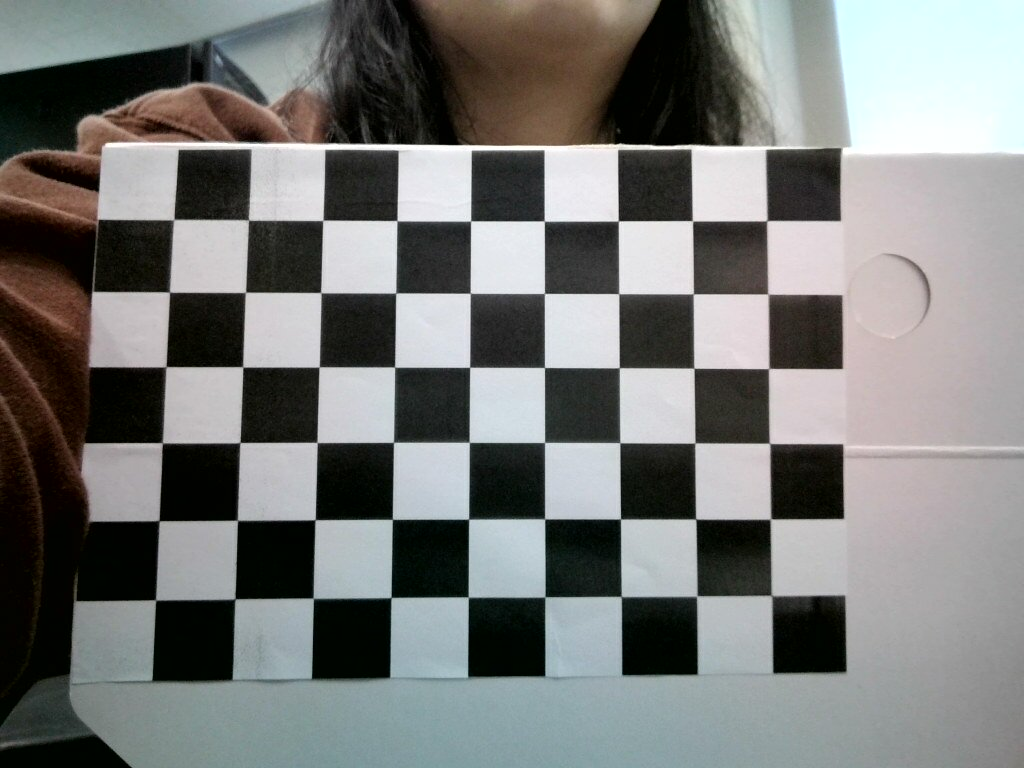
#> input picture checkerboard/2025-02-11-162300.jpg, 1024 x 768 px; its folder holds 4 pictures in this run
$ python cam_cali.py
#> lines starting #> are read from the running program, lines starting #| are printed output that depends on the picture; after the words box and inside, x2 and y2 are one past the last pixel; in counts of white or black regions, pixels touching at a corner belong together
import cv2
import numpy as np
import os
import glob
# 체커보드의 차원 정의
CHECKERBOARD = (6,9) # 체커보드 행과 열당 내부 코너 수
criteria = (cv2.TERM_CRITERIA_EPS + cv2.TERM_CRITERIA_MAX_ITER, 30, 0.001)
# 각 체커보드 이미지에 대한 3D 점 벡터를 저장할 벡터 생성
objpoints = []
# 각 체커보드 이미지에 대한 2D 점 벡터를 저장할 벡터 생성
imgpoints = []
# 3D 점의 세계 좌표 정의
objp = np.zeros((1, CHECKERBOARD[0] * CHECKERBOARD[1], 3), np.float32)
objp[0,:,:2] = np.mgrid[0:CHECKERBOARD[0], 0:CHECKERBOARD[1]].T.reshape(-1, 2)
prev_img_shape = None
# 주어진 디렉터리에 저장된 개별 이미지의 경로 추출
images = glob.glob('./checkerboard/*.jpg')
for fname in images:
    img = cv2.imread(fname)
#> img is the input picture: shape (768, 1024, 3); mean B, G, R 119.3, 121, 119.6
    # 그레이 스케일로 변환
    gray = cv2.cvtColor(img,cv2.COLOR_BGR2GRAY)
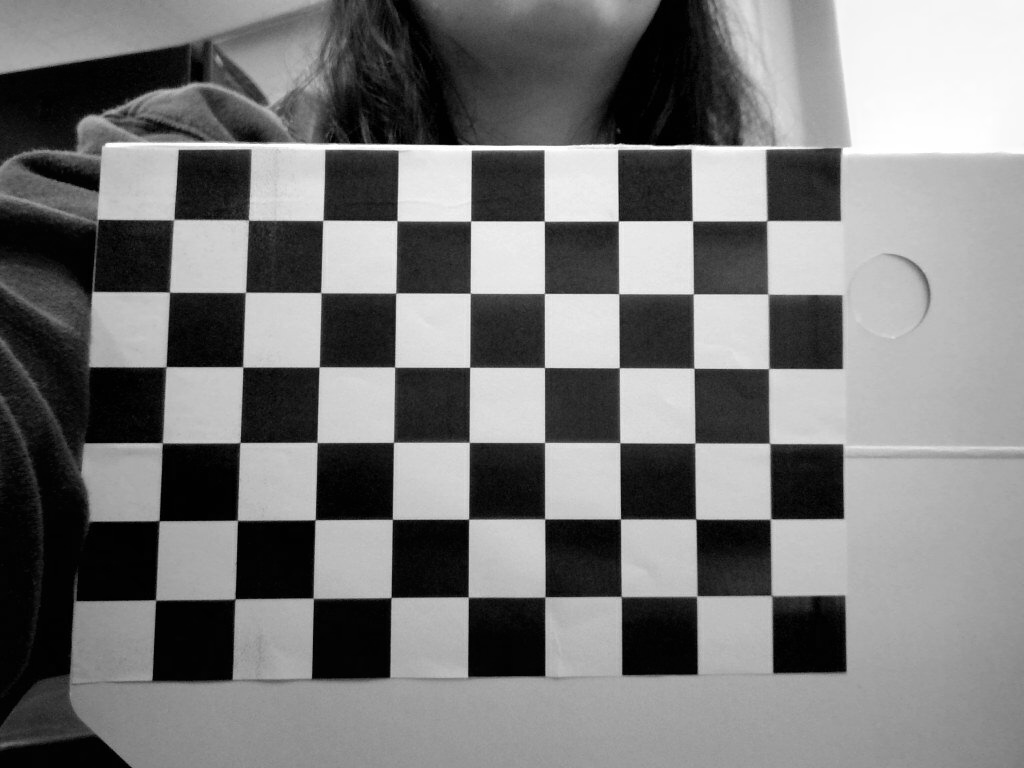
#> gray: shape (768, 1024); min 0, max 255, mean 120.4
    # 체커보드 코너 찾기
    # 이미지에서 원하는 개수의 코너가 발견되면 ret = true
    ret, corners = cv2.findChessboardCorners(gray,
                                             CHECKERBOARD,
                                             cv2.CALIB_CB_ADAPTIVE_THRESH + cv2.CALIB_CB_FAST_CHECK + cv2.CALIB_CB_NORMALIZE_IMAGE)
#> ret = False; corners = None
    # 원하는 개수의 코너가 감지되면,
    # 픽셀 좌표 미세조정 -> 체커보드 이미지 표시
    if ret == True:
        objpoints.append(objp)
        # 주어진 2D 점에 대한 픽셀 좌표 미세조정
        corners2 = cv2.cornerSubPix(gray, corners, (11,11),(-1,-1), criteria)
        imgpoints.append(corners2)
        # 코너 그리기 및 표시
        img = cv2.drawChessboardCorners(img, CHECKERBOARD, corners2, ret)
    cv2.imshow('img',img)
    cv2.waitKey(0)
#> pass 2 of the loop `for fname in images:`:
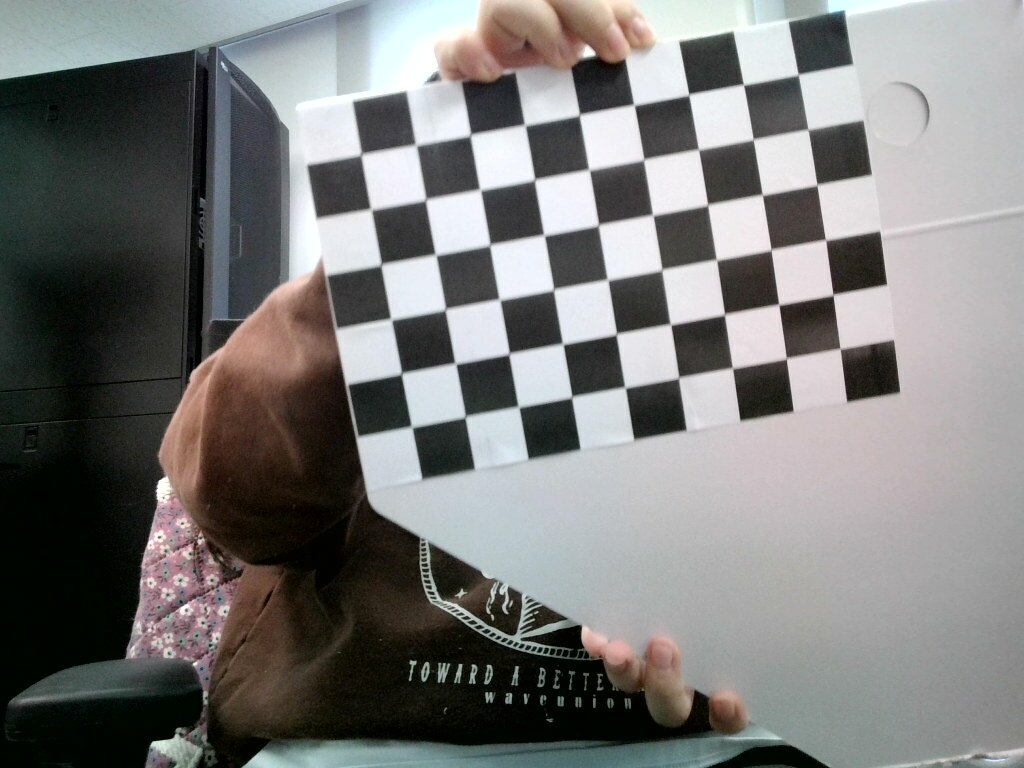
#> input picture checkerboard/2025-02-11-162336.jpg, 1024 x 768 px
#> img is the input picture: shape (768, 1024, 3); mean B, G, R 120.2, 121.4, 121.6
#> `gray = cv2.cvtColor(img,cv2.COLOR_BGR2GRAY)`:
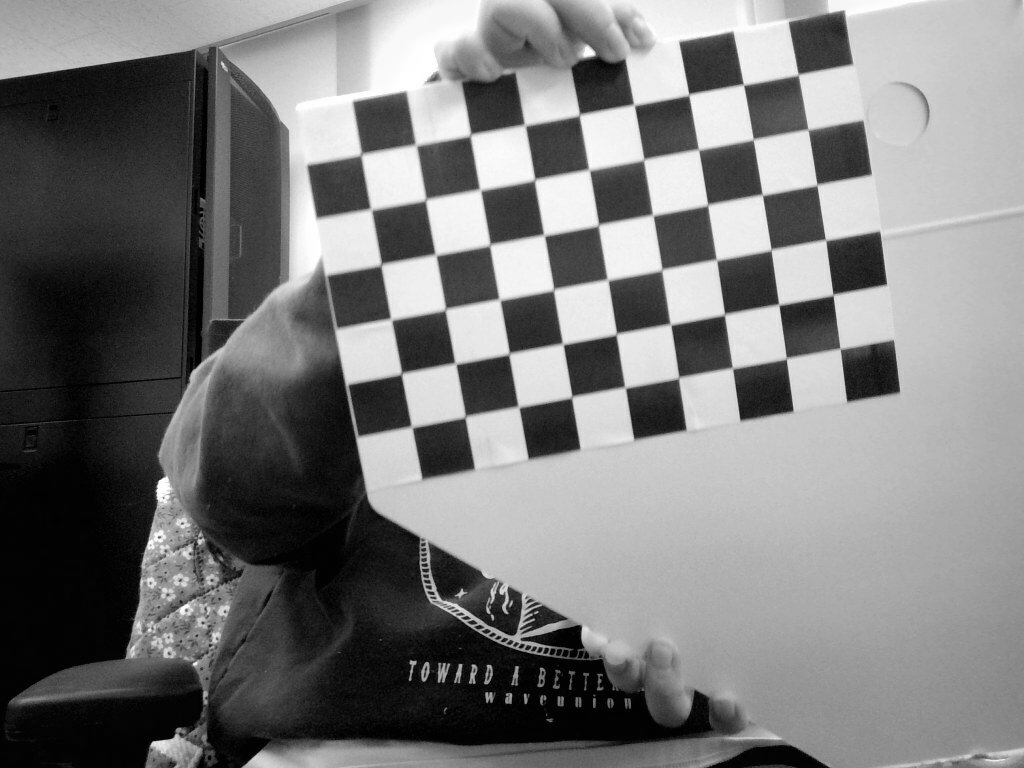
#> gray: shape (768, 1024); min 0, max 255, mean 121.3
#> ret = True; corners = 54 rows, first 8: [798.5, 73.86], [807.9, 129.2], [816.8, 185], [825.5, 239.7], [833.1, 294.7], [840, 348.5], [743.6, 84.86], [753.3, 139.4]
#> corners2 = 54 rows, first 8: [798.2, 74.58], [808.1, 129.6], [817, 184.8], [825.7, 239.9], [833, 294.8], [840.2, 348.7], [743.4, 84.55], [753.2, 139.4]
#> `img = cv2.drawChessboardCorners(img, CHECKERBOARD, corners2, ret)`:
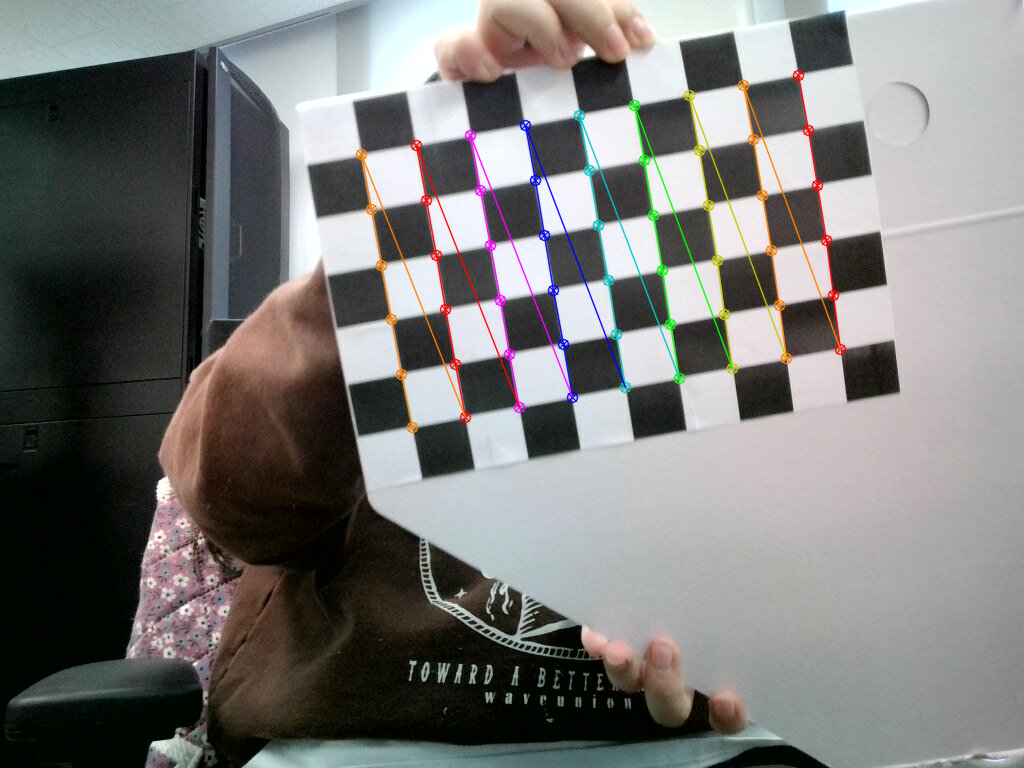
#> img: shape (768, 1024, 3); 2.31% of pixels changed, all inside (x1, y1, x2, y2) = (355, 69, 847, 434)
#> pass 3 of the loop `for fname in images:`:
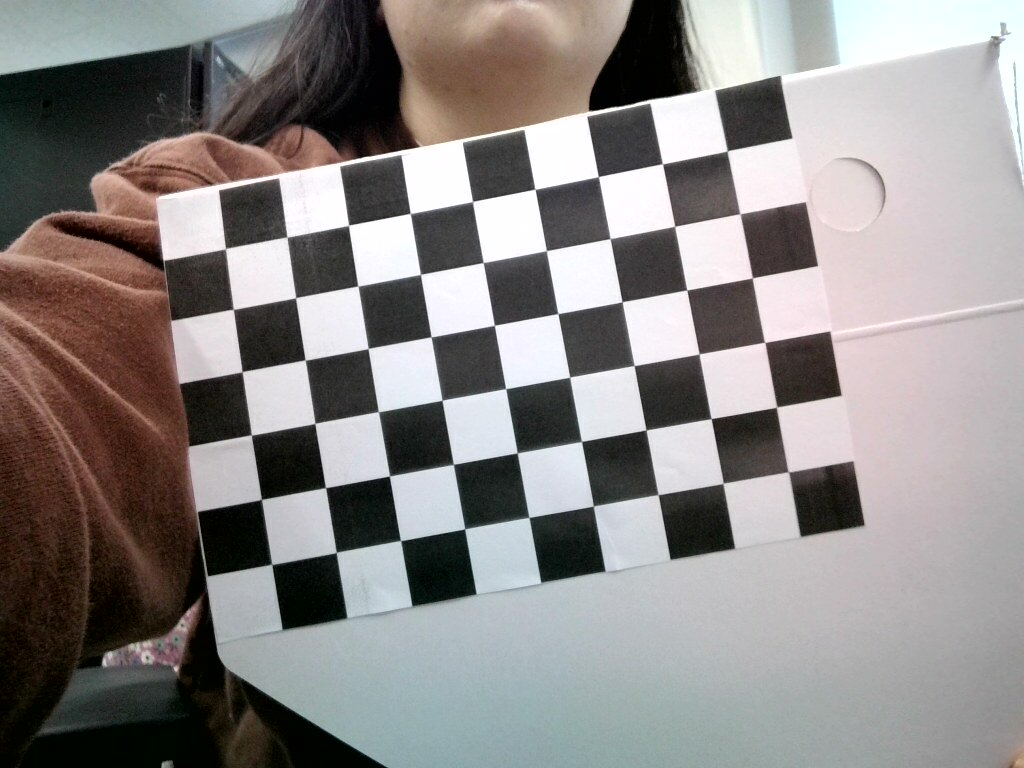
#> input picture checkerboard/2025-02-11-162347.jpg, 1024 x 768 px
#> img is the input picture: shape (768, 1024, 3); mean B, G, R 134, 135.2, 139.3
#> `gray = cv2.cvtColor(img,cv2.COLOR_BGR2GRAY)`:
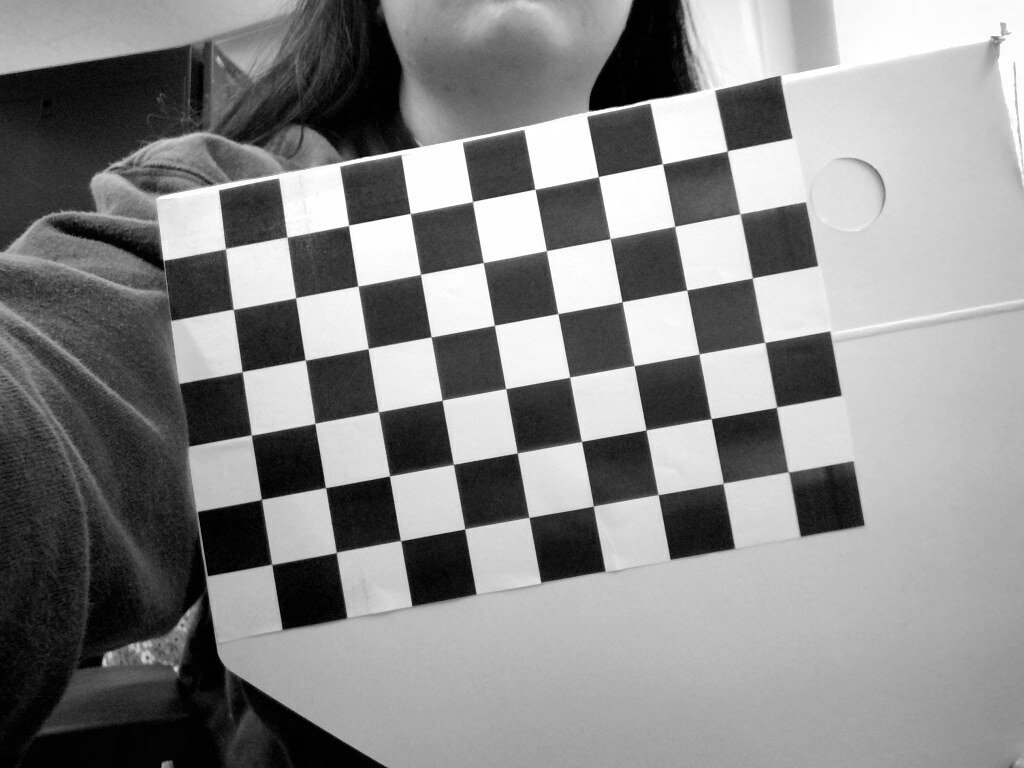
#> gray: shape (768, 1024); min 0, max 255, mean 136.3
#> corners = 54 rows, first 8: [727.2, 151.2], [740, 213.8], [752.5, 277.8], [764.8, 342.4], [776.4, 407.2], [788.4, 471.9], [662.3, 163.8], [674.9, 226.5]
#> corners2 = 54 rows, first 8: [727.2, 150.9], [740, 213.8], [752.4, 277.9], [764.8, 342.4], [776.5, 407.1], [788.4, 471.9], [662.4, 163.8], [674.6, 226.4]
#> `img = cv2.drawChessboardCorners(img, CHECKERBOARD, corners2, ret)`:
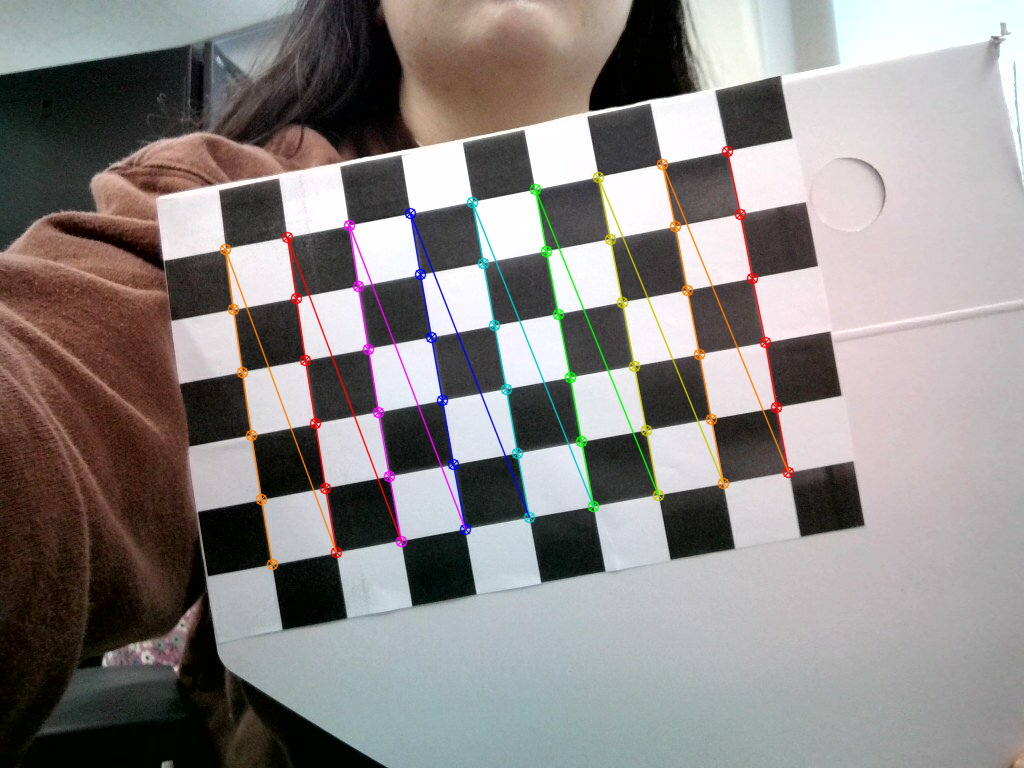
#> img: shape (768, 1024, 3); 2.58% of pixels changed, all inside (x1, y1, x2, y2) = (219, 145, 795, 571)
#> the loop made 4 passes; the first 3 are shown
cv2.destroyAllWindows()
h,w = img.shape[:2] # 480, 640
#> h = 768; w = 1024
# 알려진 3D 점(objpoints) 값과 감지된 코너의 해당 픽셀 좌표(imgpoints) 전달, 카메라 캘리브레이션 수행
ret, mtx, dist, rvecs, tvecs = cv2.calibrateCamera(objpoints, imgpoints, gray.shape[::-1], None, None)


print("Camera matrix : \n") # 내부 카메라 행렬
print(mtx)

print("dist : \n") # 렌즈 왜곡 계수(Lens distortion coefficients)
print(dist)

print("rvecs : \n") # 회전 벡터
print(rvecs)

print("tvecs : \n") # 이동 벡터
print(tvecs)
